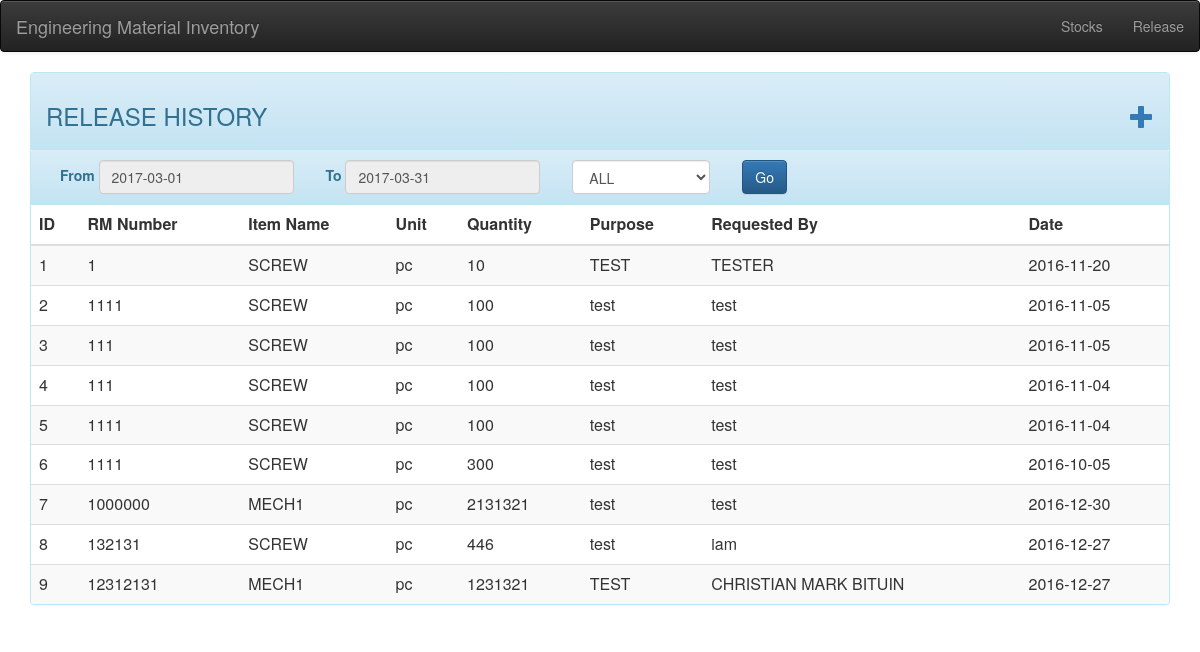
The page /index.php/release on the database as committed earlier.
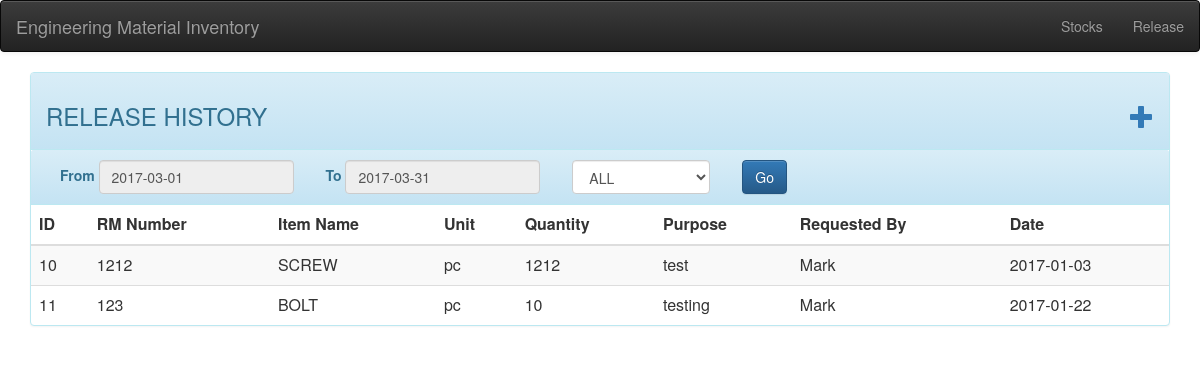
The same page on the database as committed later.
### tables this page shows
CREATE TABLE "release" (
"id"  INTEGER PRIMARY KEY AUTOINCREMENT NOT NULL,
"item_id"  INTEGER,
"item_name"  INTEGER,
"item_category"  TEXT,
"rm_number"  INTEGER,
"unit"  TEXT,
"quantity"  INTEGER,
"purpose"  TEXT,
"requested_by"  TEXT,
"date"  BLOB
);

### application/controllers/Release.php (called while the page is built, shortened)
<?php
class Release extends CI_Controller
{
    public function __construct()
    {
        $this->load->model('release_model');
        $this->load->model('items_model');
        $this->load->model('lookup_model');
        $this->load->library('form_validation');
        $this->load->helper('form');
    }
    public function view()
    {
        $data['cats'] = $this->lookup_model->look('category');
        $data['release'] = $this->release_model->get_releases();
        $this->load->view('templates/header');
        $this->load->view('templates/nav');
        $this->load->view('pages/release',$data);
        $this->load->view('templates/footer');
    }
}

### index.php (called while the page is built, shortened)
<?php
require_once BASEPATH.'core/CodeIgniter.php';

### application/helpers/date_man_helper.php (called while the page is built, shortened)
<?php
function default_now()
{
	return explode('-',mdate('%Y-%m-%d',now()));
}
function month_default()
{
	$m = default_now();
	$s = $m[0].'-'.$m[1].'-'.'01';
	$md = days_in_month($m[1],$m[0]);
	$ed = $m[0].'-'.$m[1].'-'.$md;
	return array($s,$ed);
}

### application/models/Lookup_model.php (called while the page is built, shortened)
<?php
Class Lookup_model extends CI_Model
{
	public function look($tb_name = null)
	{
		$query = $this->db->get($tb_name);
		return $query->result_array();
	}
}

### application/models/Release_model.php (called while the page is built, shortened)
<?php
class Release_model extends CI_Model
{
    public function get_releases()
    {
        $query  = $this->db->get('release');
        return $query->result_array();
    }
}

### application/views/pages/release.php (the view, shortened to what this page needs)
<div class="panel panel-default panel-info">
    <div class="panel-heading">
        <h3>RELEASE HISTORY <a class="pull-right" class="pull-right" href="#" data-toggle="modal" data-target="#release_f_modal" role="button""><span class="glyphicon glyphicon-plus"></span></a></h3>
    </div>
    <div class="panel-heading">
        <div class="form form-inline">
            <div class="form-group">
                <label for="start">From</label>
                <input readonly name="start" type="text" class="form-control date_range" value="<?php echo month_default()[0]; ?>">
            </div>
            <div class="form-group">
                <label for="to">To</label>
                <input readonly name="end" type="text" class="form-control date_range" value="<?php echo month_default()[1]; ?>">
            </div>
            <div class="form-group">
                <select name="category" id="" class="form-control">
                    <?php foreach($cats as $c): ?>
                        <option value="<?php echo $c['name'] ?>"><?php echo $c['name']; ?></option>
                    <?php endforeach; ?>
                </select>
            </div>
            <div class="form-group">
                <input type="button" class="btn btn-primary" value="Go">
            </div>
        </div>
    </div>
    <table class="table table-striped table-hover">
        <thead>
        <tr>
            <th>ID</th>
            <th>RM Number</th>
            <th>Item Name</th>
            <th>Unit</th>
            <th>Quantity</th>
            <th>Purpose</th>
            <th>Requested By</th>
            <th>Date</th>
        </tr>
        </thead>
        <tbody>
        <?php foreach($release as $r): ?>
            <tr>
                <td><?php echo $r['id']; ?></td>
                <td><?php echo $r['rm_number']; ?></td>
                <td><?php echo $r['item_name']; ?></td>
                <td><?php echo $r['unit']; ?></td>
                <td><?php echo $r['quantity']; ?></td>
                <td><?php echo $r['purpose']; ?></td>
                <td><?php echo $r['requested_by']; ?></td>
                <td><?php echo $r['date']; ?></td>
            </tr>
        <?php endforeach; ?>
        </tbody>
    </table>
</div>

Rows that differ between the two databases and show on the page:
removed release: id "1", rm_number "1", item_name "SCREW", unit "pc", quantity "10", purpose "TEST", requested_by "TESTER", date "2016-11-20"
removed release: id "2", rm_number "1111", item_name "SCREW", unit "pc", quantity "100", purpose "test", requested_by "test", date "2016-11-05"
removed release: id "3", rm_number "111", item_name "SCREW", unit "pc", quantity "100", purpose "test", requested_by "test", date "2016-11-05"
removed release: id "4", rm_number "111", item_name "SCREW", unit "pc", quantity "100", purpose "test", requested_by "test", date "2016-11-04"
removed release: id "5", rm_number "1111", item_name "SCREW", unit "pc", quantity "100", purpose "test", requested_by "test", date "2016-11-04"
removed release: id "6", rm_number "1111", item_name "SCREW", unit "pc", quantity "300", purpose "test", requested_by "test", date "2016-10-05"
removed release: id "7", rm_number "1000000", item_name "MECH1", unit "pc", quantity "2131321", purpose "test", requested_by "test", date "2016-12-30"
removed release: id "8", rm_number "132131", item_name "SCREW", unit "pc", quantity "446", purpose "test", requested_by "iam", date "2016-12-27"
removed release: id "9", rm_number "12312131", item_name "MECH1", unit "pc", quantity "1231321", purpose "TEST", requested_by "CHRISTIAN MARK BITUIN", date "2016-12-27"
added release: id "10", rm_number "1212", item_name "SCREW", unit "pc", quantity "1212", purpose "test", requested_by "Mark", date "2017-01-03"
added release: id "11", rm_number "123", item_name "BOLT", unit "pc", quantity "10", purpose "testing", requested_by "Mark", date "2017-01-22"
